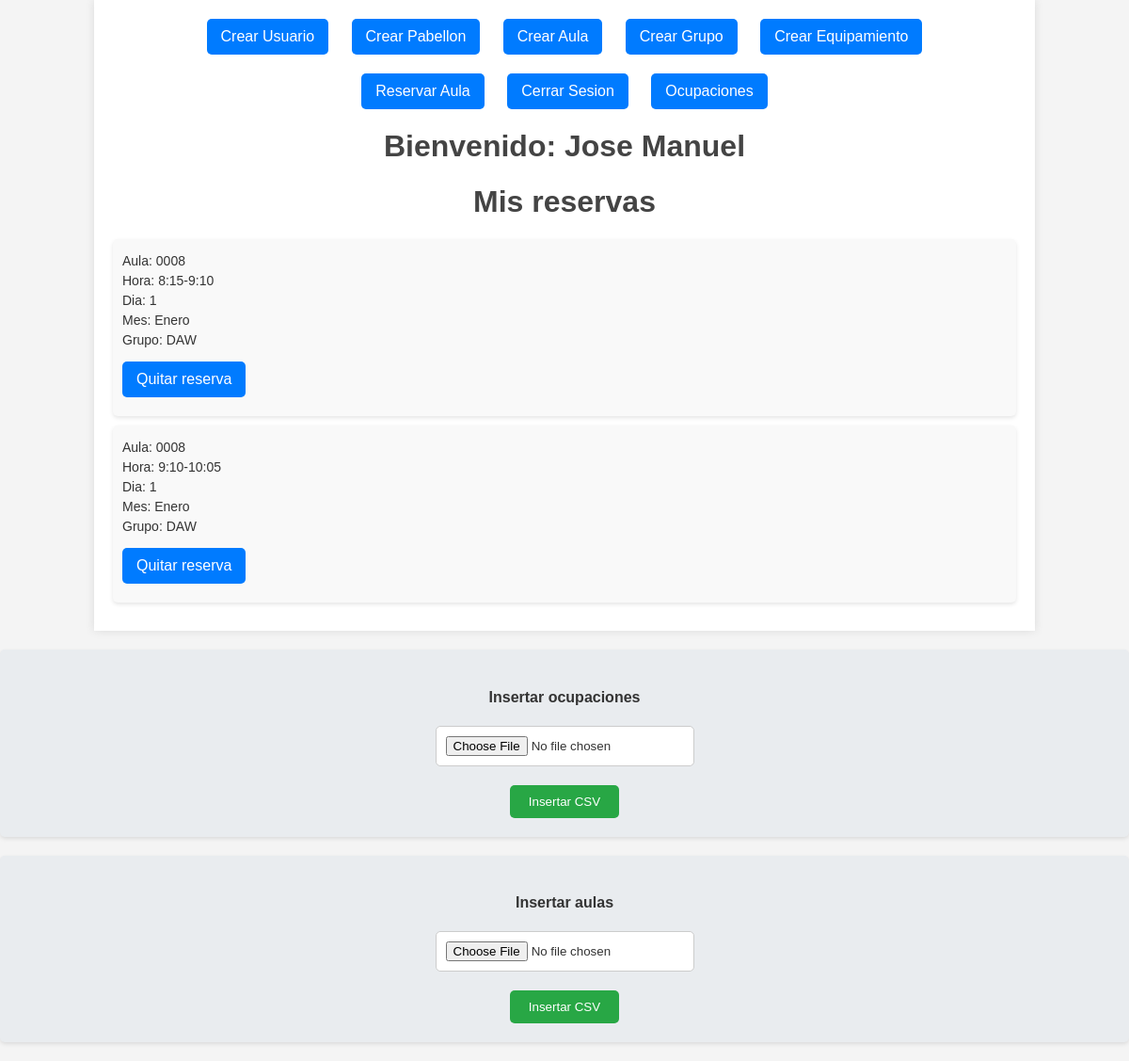
The app's page /views/inicio.php (signed in), older data.
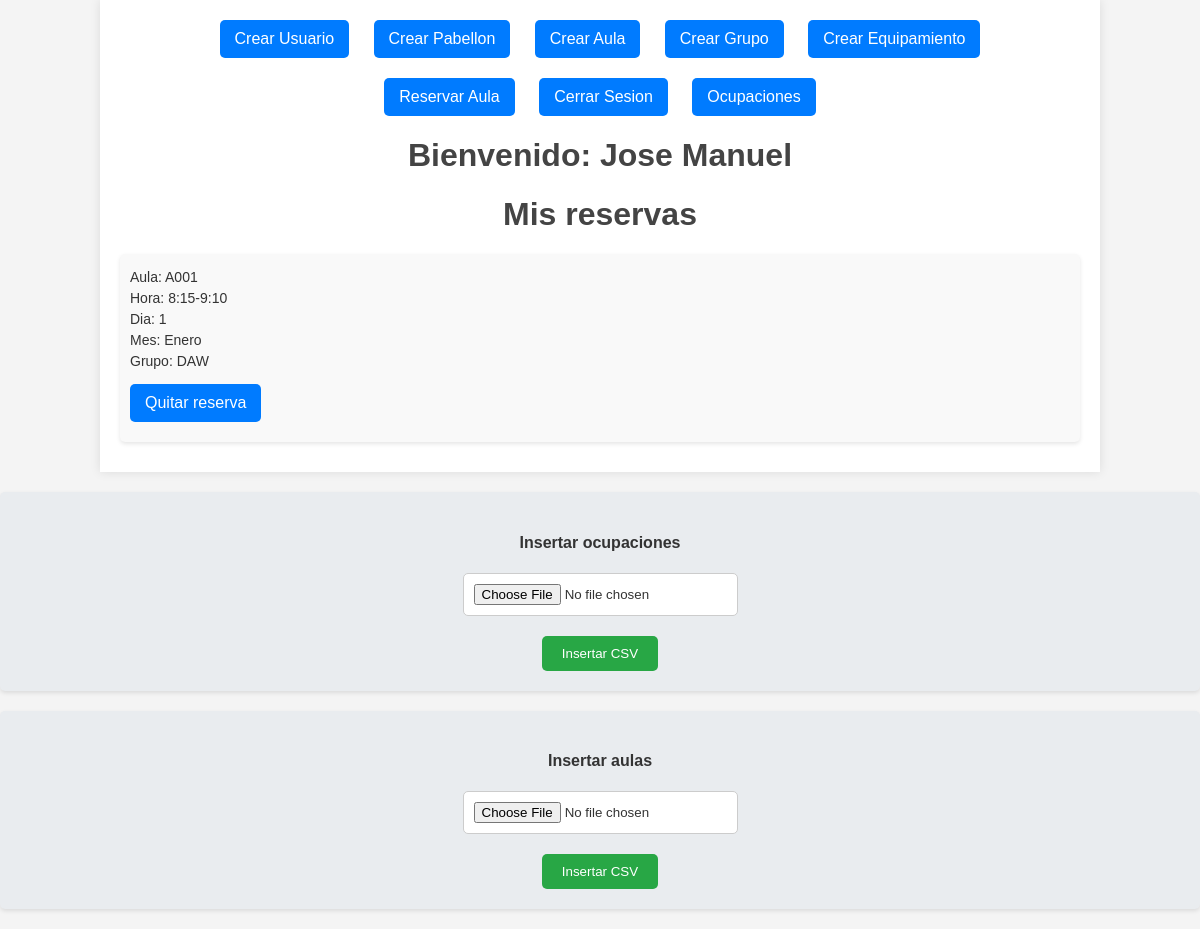
The same page, newer data.
### tables this page shows
CREATE TABLE `ocupacion` (
  `idAula` varchar(200) NOT NULL,
  `idHora` int(11) NOT NULL,
  `idDia` int(11) NOT NULL,
  `idMes` int(11) NOT NULL,
  `idGrupo` int(11) NOT NULL,
  `idProfesor` int(11) NOT NULL
);

CREATE TABLE `grupo` (
  `id` int(11) NOT NULL,
  `alias` varchar(200) NOT NULL,
  `nombreCompleto` varchar(200) NOT NULL
);

### BD/bd.inc.php (called while the page is built)
<?php
function conectar()
{
    try {
        $host = "localhost";
        $basedatos = "seleccion-clases";
        $usuario = "root";
        $password = "";
        return new PDO("mysql:host=$host;dbname=$basedatos", $usuario, $password);
    } catch (PDOException $e) {
        echo $e->getMessage();
    }
}

### BD/ocupacion.inc.php (called while the page is built, shortened)
<?php
include_once 'bd.inc.php';
function getAllReservations()
{
    $sql = conectar()->prepare('SELECT * FROM ocupacion WHERE idProfesor = :idProfesor ORDER BY idHora, idDia, idMes');
    $sql->bindValue(":idProfesor", $_SESSION['userCheked']['nre']);
    try {
        $sql->execute();
        return  $sql->fetchAll();
    } catch (PDOException $e) {
        throw new Exception('Error al acceder a la base de datos');
    }
}

### BD/grupo.inc.php (called while the page is built, shortened)
<?php
include_once 'bd.inc.php';
function getAliasGrupById($idGrupo){
    $sql =conectar()->prepare("select alias from grupo where id=:id");
    $sql->bindValue(':id',$idGrupo);
    try{
        $sql->execute();
        return $sql->fetchColumn();
    }catch(PDOException $e){
        throw new Exception('Error al acceder a los grupos');
    }
}

### views/inicio.php (the view, shortened to what this page needs)
<?php
include_once '../BD/ocupacion.inc.php';
include_once '../BD/grupo.inc.php';
$meses = array(
    "Enero",
    "Febrero",
    "Marzo",
    "Abril",
    "Mayo",
    "Junio",
    "Julio",
    "Agosto",
    "Septiembre",
    "Octubre",
    "Noviembre",
    "Diciembre"
);
$hora = array(
    "8:15-9:10",
    "9:10-10:05",
    "10:05-11:00",
    "11:30-12:25",
    "12:25-13:20",
    "13:20-14:15"
);
?>
<!DOCTYPE html>
<html lang="en">
<head>
    <link rel="stylesheet" href="../stylesheets/inicio.css">
</head>
<body>
    <div class="container">
        <?php if ($_SESSION['userCheked']['admin'] == true) { ?>
            <div class="navbar">
                <a href="./createNewUser.php">Crear Usuario</a>
                <a href="./createNewPabellon.php">Crear Pabellon</a>
                <a href="./createNewAula.php">Crear Aula</a>
                <a href="./createNewGroup.php">Crear Grupo</a>
                <a href="./createNewEquipment.php">Crear Equipamiento</a>
            </div>
        <?php } ?>
        <div class="navbar">
            <a href="./takeReservation.php">Reservar Aula</a>
            <a href="../closeSession.php">Cerrar Sesion</a>
            <a href="./ocupaciones.php">Ocupaciones</a>
        </div>
        <h1><strong>Bienvenido: </strong> <?= htmlspecialchars($_SESSION['userCheked']['nombre']); ?></h1>
        <h1>Mis reservas</h1>
        <?php foreach (getAllReservations() as $key => $reserva) {
            $pabellon = searchAulaByIdToOkupation($reserva['idAula']); ?>
            <div class="reserva">
                <p>Aula: <?= $reserva['idAula'] ?></p>
                <p>Hora: <?= $hora[$reserva['idHora'] - 1] ?></p>
                <p>Dia: <?= $reserva['idDia'] ?></p>
                <p>Mes: <?= $meses[$reserva['idMes'] - 1] ?></p>
                <p>Grupo: <?= getAliasGrupById($reserva['idGrupo']) ?></p>
                <a href="../lib/deleteReservation.php?idAula=<?= $reserva['idAula'] ?>&idHora=<?= $reserva['idHora'] ?>&idMes=<?= $reserva['idMes'] ?>&idDia=<?= $reserva['idDia'] ?>">Quitar reserva</a>
            </div>
        <?php } ?>
    </div>
    <?php if ($_SESSION['userCheked']['admin'] == true) { ?>
    <form action="../lib/insertOkupationCsv.php" method="POST" enctype="multipart/form-data">
        <h4>Insertar ocupaciones</h4>
        <input type="file" name="csvFile" id="csvFile" accept=".csv" required>
        <input type="submit" value="Insertar CSV">
    </form>
    <form action="../lib/insertAulaCsv.php" method="POST" enctype="multipart/form-data">
    <h4>Insertar aulas</h4>
        <input type="file" name="csvFile" id="csvFile" accept=".csv" required>
        <input type="submit" value="Insertar CSV">
    </form>
    <?php } ?>
</body>
</html>

### stylesheets/inicio.css (style rules this page uses)
body { font-family: Arial, sans-serif; margin: 0; padding: 0; background-color: #f4f4f4; color: #333; }
.container { width: 80%; margin: 0 auto; padding: 20px; background-color: #fff; box-shadow: 0 0 10px rgba(0, 0, 0, 0.1); }
h1 { color: #444; text-align: center; }
a { display: inline-block; margin: 10px 0; padding: 10px 15px; background-color: #007BFF; color: white; text-decoration: none; border-radius: 5px; transition: background-color 0.3s; }
.navbar { text-align: center; margin-bottom: 20px; }
.navbar a { margin: 0 10px; }
.navbar a:first-child { margin-left: 0; }
.navbar a:last-child { margin-right: 0; }
.reserva { margin-bottom: 10px; padding: 10px; background-color: #f9f9f9; border-radius: 5px; box-shadow: 0 2px 4px rgba(0, 0, 0, 0.1); }
.reserva p { margin: 5px 0; font-size: 14px; color: #333; }
form { margin: 20px 0; padding: 20px; background-color: #e9ecef; border-radius: 5px; box-shadow: 0 2px 4px rgba(0, 0, 0, 0.1); text-align: center; }
input[type="file"] { display: block; margin: 10px auto; padding: 10px; border: 1px solid #ccc; border-radius: 5px; background-color: #fff; cursor: pointer; }
input[type="submit"] { display: inline-block; padding: 10px 20px; margin-top: 10px; background-color: #28a745; color: white; border: none; border-radius: 5px; cursor: pointer; transition: background-color 0.3s; }

Row changes from the older to the newer data that the page shows:
removed ocupacion: idAula "0008", idHora "8:15-9:10", idDia "1", idMes "Enero", idGrupo.alias "DAW"
removed ocupacion: idAula "0008", idHora "9:10-10:05", idDia "1", idMes "Enero", idGrupo.alias "DAW"
added ocupacion: idAula "A001", idHora "8:15-9:10", idDia "1", idMes "Enero", idGrupo.alias "DAW"
